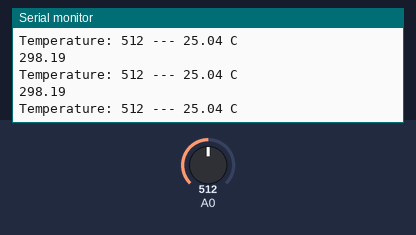
The sketch below on a simulated ESP8266 (NodeMCU). On the bench: the last lines printed to the serial monitor. The inputs (shaded band) are chosen by the test bench; at power-on: A0 = 512.

Above: at 1.3 s.
1.4 s: A0 set to 716
At 1.9 s:
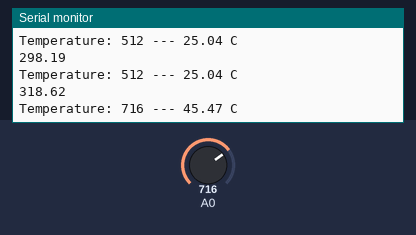
2.9 s: A0 set to 900
At 3.3 s:
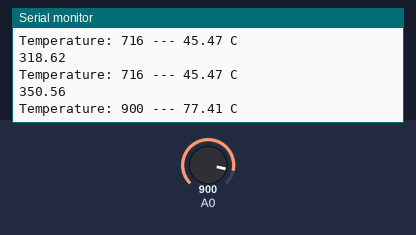
Timing chart, 0 to 5.9 s (numbered marks = the images above; inputs shaded):
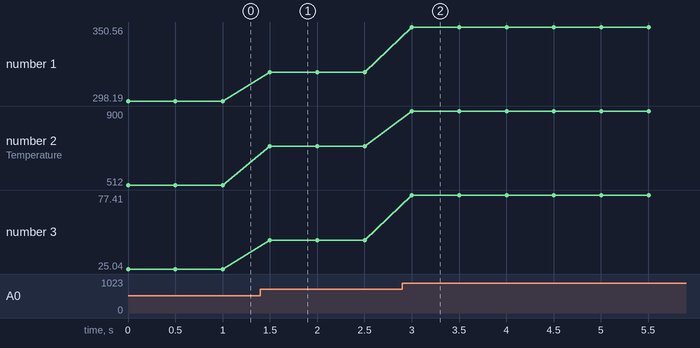

Measured:
- after the input at 1.4 s, the serial monitor: prints a new line after 0.10 s (image 1)
- after the input at 2.9 s, the serial monitor: prints a new line after 0.10 s (image 2)
- plotted number 1: 298.19 → 318.62 after the input at 1.4 s, 318.62 → 350.56 after the input at 2.9 s
- plotted number 2: 512 → 716 after the input at 1.4 s, 716 → 900 after the input at 2.9 s
- plotted number 3: 25.04 → 45.47 after the input at 1.4 s, 45.47 → 77.41 after the input at 2.9 s

The sketch:

ntc_3950.ino
```cpp
//#define ThermistorPin = A0; // for Arduino microcontroller
//#define ThermistorPin = A0; // for ESP8266 microcontroller
//#define ThermistorPin = 4;  // for ESP32 microcontroller

int ThermistorPin=4;
int Vo;
float R1 = 10000; // value of R1 on board
float logR2, R2, T;

//steinhart-hart coeficients for thermistor
float c1 = 0.001129148, c2 = 0.000234125, c3 = 0.0000000876741;

void setup() {
  Serial.begin(115200);
}

void loop() {
  Vo = analogRead(ThermistorPin);
  R2 = R1 * (1023.0 / (float)Vo - 1.0); //calculate resistance on thermistor
  logR2 = log(R2);
  T = (1.0 / (c1 + c2*logR2 + c3*logR2*logR2*logR2)); // temperature in Kelvin
  Serial.println(T);
  T = T - 273.15; //convert Kelvin to Celcius
 // T = (T * 9.0)/ 5.0 + 32.0; //convert Celcius to Fahrenheit

  Serial.print("Temperature: ");
  Serial.print(Vo);
  Serial.print(" --- ");
  Serial.print(T);
  Serial.println(" C");

  delay(500);
}
```
